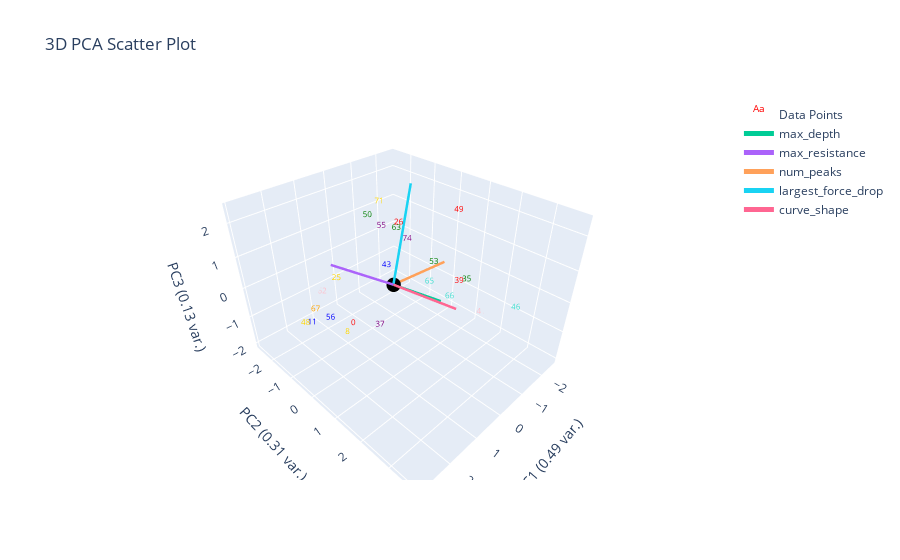

The code cell stored with this chart in its notebook:
### Markdown cell above
# Clustering Marion's Labels

### Code cell
marions_labeled_data = data_features_df[data_features_df['marions_ylabels'].notna()].copy() # removes NaN's which correspond to non-labled data
# encodes object into categorical variables
marions_labeled_data['encoded'], uniques = pd.factorize(marions_labeled_data['marions_ylabels'])

plotting.plot_clusters_seperately(marions_labeled_data['encoded'].tolist(), marions_labeled_data.index.tolist(), depth_resist_curve_df_list, data_features_df, 
                         cluster_category_names=uniques.tolist())
plotting.plot_pca(marions_labeled_data, marions_labeled_data['encoded'], 3, graph_title='marions_ylabels')

### Figure 1 — Plotly figure (JSON) as saved in the notebook; plotly's stock layout.template omitted (floating-point values rounded to 4 significant figures)
{"data": [{"mode": "text", "name": "Data Points", "text": ["0", "8", "11", "25", "26", "35", "37", "39", "41", "43", "46", "48", "49", "50", "53", "55", "56", "62", "63", "65", "66", "67", "71", "74"], "textfont": {"color": ["red", "gold", "blue", "gold", "red", "green", "purple", "red", "pink", "blue", "turquoise", "gold", "red", "green", "green", "purple", "blue", "pink", "green", "turquoise", "turquoise", "orange", "gold", "purple"], "size": 8}, "type": "scatter3d", "x": [1.906, 2.241, 2.624, 1.873, -0.8025, -2.353, 1.929, -1.286, -2.551, 0.08552, -0.2686, 2.901, -2.441, -1.153, -2.29, -1.309, 2.177, 0.7143, -1.363, 0.2732, -1.278, 1.914, -0.4392, -1.102], "y": [0.4982, 0.6796, -0.2929, -0.08687, -0.6014, 0.8222, 1.55, 1.325, 1.333, -0.1937, 3.722, -0.113, 0.2401, -2.377, -0.4931, -1.902, -0.08344, -2.611, -1.277, 1.58, 1.038, -1.18, -1.028, -0.5496], "z": [-0.3229, -0.2979, -0.3423, 0.7658, 1.112, -0.9254, 0.2843, -0.1958, -2.04, 0.2665, 0.778, -0.08404, 1.227, 0.5715, -0.8554, 0.3127, -0.3243, -1.588, 0.4562, 0.6962, -0.8926, -0.827, 1.746, 0.4787]}, {"marker": {"color": "black", "size": 5}, "mode": "markers", "name": "Origin", "showlegend": false, "type": "scatter3d", "x": [0], "y": [0], "z": [0]}, {"line": {"width": 5}, "mode": "lines+text", "name": "max_depth", "textposition": "top center", "type": "scatter3d", "x": [0, -1.417], "y": [0, 0.5847], "z": [0, -1.015]}, {"line": {"width": 5}, "mode": "lines+text", "name": "max_resistance", "textposition": "top center", "type": "scatter3d", "x": [0, 1.563], "y": [0, -0.6672], "z": [0, 1.05]}, {"line": {"width": 5}, "mode": "lines+text", "name": "num_peaks", "textposition": "top center", "type": "scatter3d", "x": [0, -1.515], "y": [0, 0.553], "z": [0, 0.3295]}, {"line": {"width": 5}, "mode": "lines+text", "name": "largest_force_drop", "textposition": "top center", "type": "scatter3d", "x": [0, -1.347], "y": [0, -0.6648], "z": [0, 2.404]}, {"line": {"width": 5}, "mode": "lines+text", "name": "curve_shape", "textposition": "top center", "type": "scatter3d", "x": [0, 0.6638], "y": [0, 2.732], "z": [0, 0.9916]}], "layout": {"autosize": true, "scene": {"xaxis": {"title": {"text": "PC1 (0.49 var.)"}}, "yaxis": {"title": {"text": "PC2 (0.31 var.)"}}, "zaxis": {"title": {"text": "PC3 (0.13 var.)"}}}, "title": {"text": "3D PCA Scatter Plot"}}}
